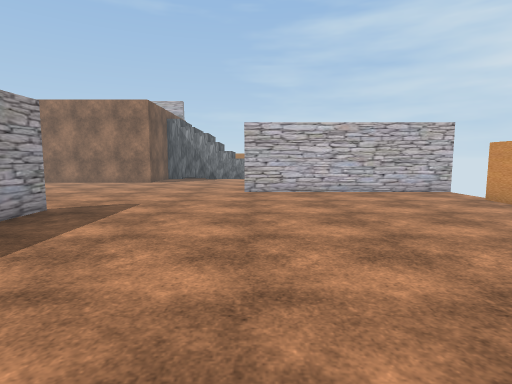
view 1 (above)

19 first-person views from a walk through a 3-D level made in the Unity game engine. The camera is 1.4 m above the floor, tilts 6° down and sees 80° across. The floor is counted in squares, 1 m on a side. Each view is taken from the middle of a square. On the plan, view 1 faces up. The plan holds only what a view shows up to about 14 squares ahead; the rest is blank. Some surface patterns are stand-ins.

view 2
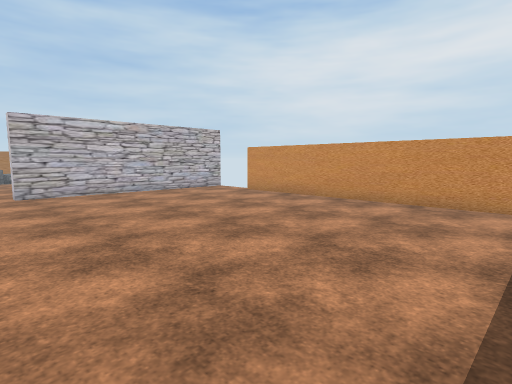

view 3
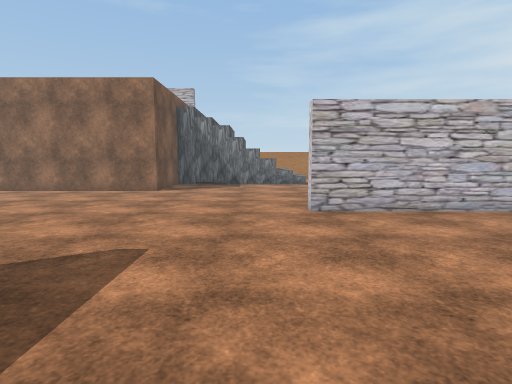

view 4
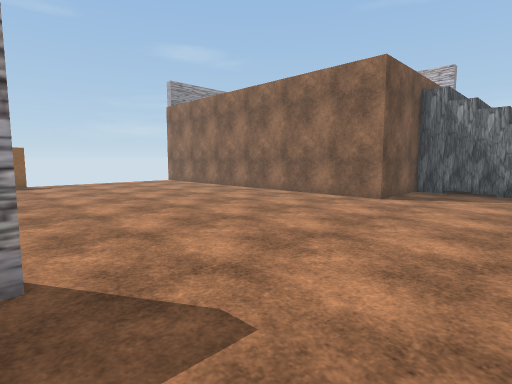

view 5
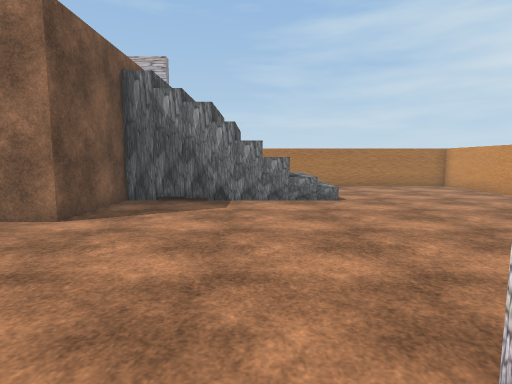

view 6
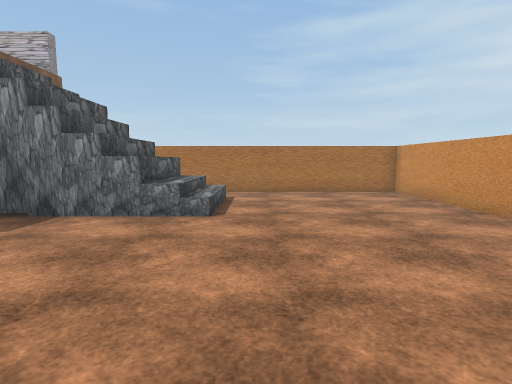

view 7
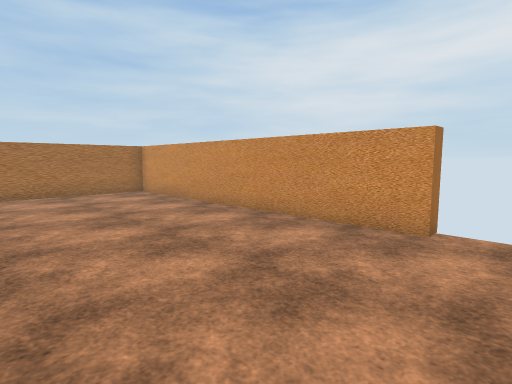

view 8
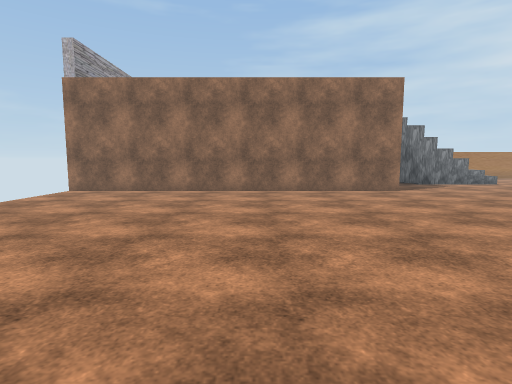

view 9
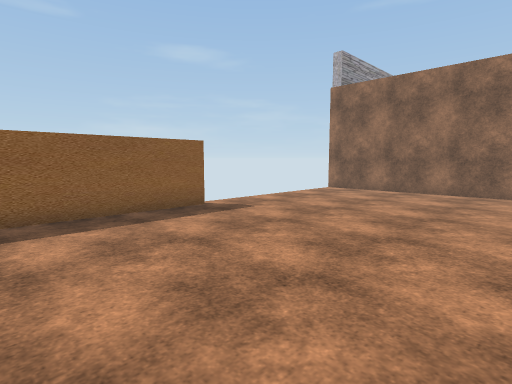

view 10
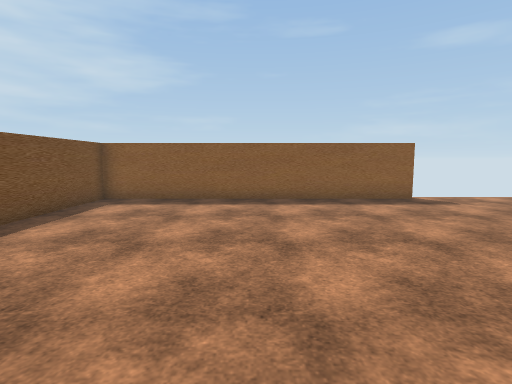

view 11
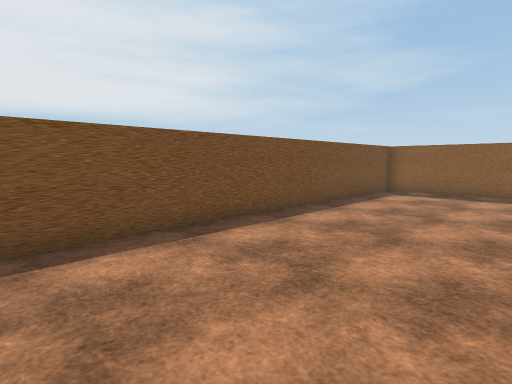

view 12
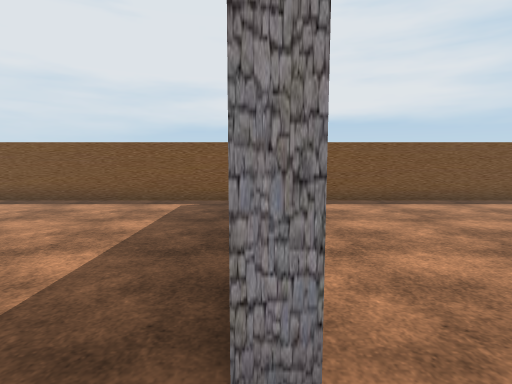

view 13
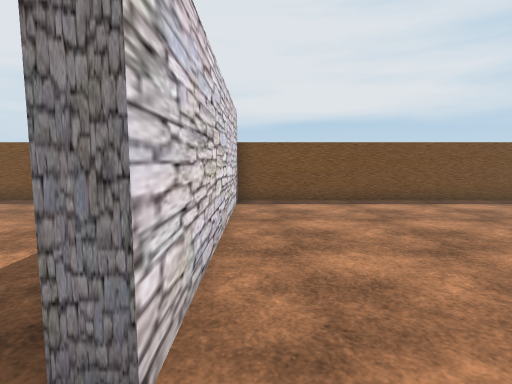

view 14
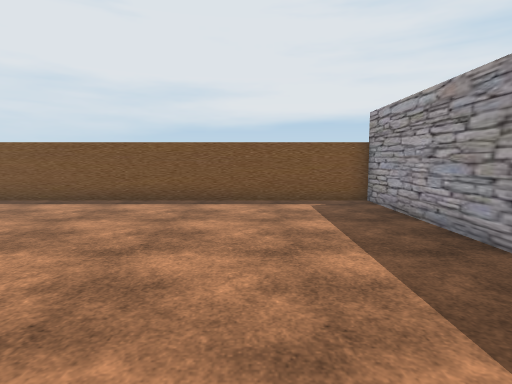

view 15
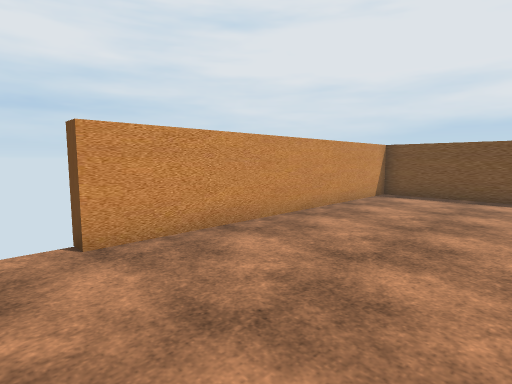

view 16
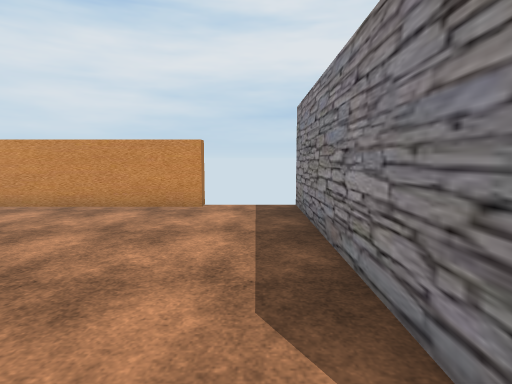

view 17
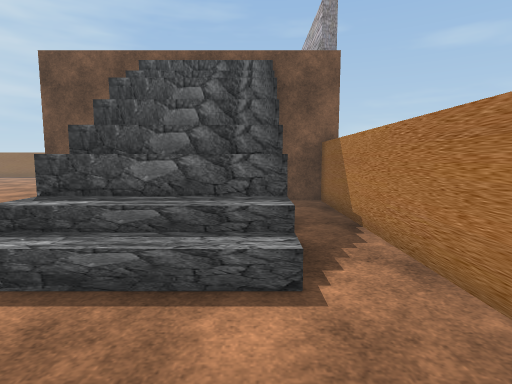

view 18
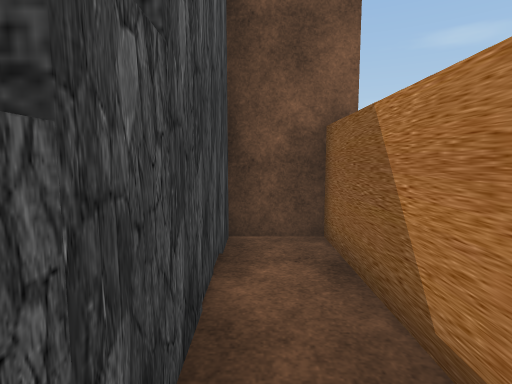

view 19
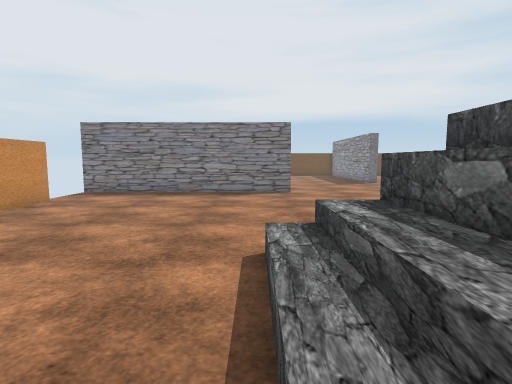

### Floor plan
Points are (right, up) in squares from view 1. A wall is a line through its corners. A room is listed if a view was taken in it or the views show most of it. See-through windows are left out.
Room 1 (views 1, 2, 3, 4, 5, 6, 7, 8, 9, 10, 11, 12, 13, 14, 15, 16, 17, 18, 19)
walls: (-0.5, 22.5) (-6.5, 22.5) (-6.5, 18.8) (-21.5, 18.8); (8.6, 13.2) (-0.5, 13.2) (-0.5, 13.7) (8.5, 13.7); (-21, 10.8) (-21, -0.5) (-6.4, -0.5) (-6.4, 8.5) (-5.9, 8.5) (-5.9, -0.5) (8.1, -0.5) (8.1, 10.7) (8.6, 10.7); (8.6, 16.6) (8.1, 16.6) (8.1, 28.3) (-6.5, 28.3) (-6.5, 26.5) (-1.5, 26.5); (-1.8, 26.6) (-1.8, 22.4); (-0.8, 26.6) (-0.8, 22.5)

Positions as (right, up) in squares from view 1, and headings:
1: (0, 0), facing up
2: (-2, 0), facing up-right
3: (-2, 5), facing up
4: (-2, 8), facing up-left
5: (-2, 12), facing up
6: (2, 15), facing up
7: (2, 15), facing up-right
8: (-13, 5), facing up
9: (-13, 5), facing up-left
10: (-10, 5), facing left
11: (-7, 5), facing down-left
12: (-6, 10), facing down
13: (-7, 10), facing down
14: (-2, 10), facing down
15: (3, 12), facing down-right
16: (-1, 15), facing right
17: (4, 26), facing left
18: (-1, 27), facing left
19: (1, 27), facing down
